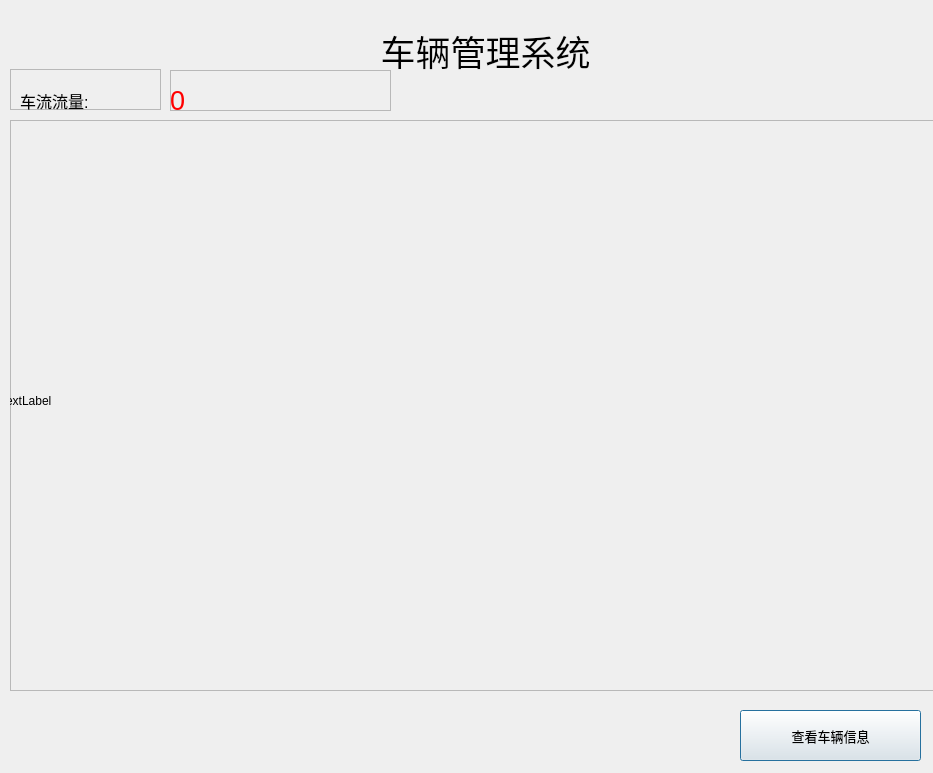
<?xml version="1.0" encoding="UTF-8"?>
<ui version="4.0">
 <class>Dialog</class>
 <widget class="QDialog" name="Dialog">
  <property name="geometry">
   <rect>
    <x>0</x>
    <y>0</y>
    <width>933</width>
    <height>773</height>
   </rect>
  </property>
  <property name="windowTitle">
   <string>Dialog</string>
  </property>
  <widget class="QFrame" name="frame">
   <property name="geometry">
    <rect>
     <x>10</x>
     <y>120</y>
     <width>971</width>
     <height>571</height>
    </rect>
   </property>
   <property name="frameShape">
    <enum>QFrame::StyledPanel</enum>
   </property>
   <property name="frameShadow">
    <enum>QFrame::Raised</enum>
   </property>
   <widget class="QLabel" name="video1">
    <property name="geometry">
     <rect>
      <x>-10</x>
      <y>20</y>
      <width>961</width>
      <height>521</height>
     </rect>
    </property>
    <property name="text">
     <string>TextLabel</string>
    </property>
   </widget>
  </widget>
  <widget class="QFrame" name="frame_5">
   <property name="geometry">
    <rect>
     <x>10</x>
     <y>69</y>
     <width>151</width>
     <height>41</height>
    </rect>
   </property>
   <property name="frameShape">
    <enum>QFrame::StyledPanel</enum>
   </property>
   <property name="frameShadow">
    <enum>QFrame::Raised</enum>
   </property>
  </widget>
  <widget class="QFrame" name="frame_6">
   <property name="geometry">
    <rect>
     <x>170</x>
     <y>70</y>
     <width>221</width>
     <height>41</height>
    </rect>
   </property>
   <property name="frameShape">
    <enum>QFrame::StyledPanel</enum>
   </property>
   <property name="frameShadow">
    <enum>QFrame::Raised</enum>
   </property>
   <widget class="QLabel" name="carnum">
    <property name="geometry">
     <rect>
      <x>0</x>
      <y>10</y>
      <width>211</width>
      <height>41</height>
     </rect>
    </property>
    <property name="font">
     <font>
      <pointsize>20</pointsize>
     </font>
    </property>
    <property name="styleSheet">
     <string notr="true">color:red
</string>
    </property>
    <property name="text">
     <string>0</string>
    </property>
   </widget>
  </widget>
  <widget class="QLabel" name="title">
   <property name="geometry">
    <rect>
     <x>170</x>
     <y>20</y>
     <width>631</width>
     <height>61</height>
    </rect>
   </property>
   <property name="font">
    <font>
     <pointsize>26</pointsize>
    </font>
   </property>
   <property name="text">
    <string>车辆管理系统</string>
   </property>
   <property name="alignment">
    <set>Qt::AlignCenter</set>
   </property>
  </widget>
  <widget class="QPushButton" name="check">
   <property name="geometry">
    <rect>
     <x>740</x>
     <y>710</y>
     <width>181</width>
     <height>51</height>
    </rect>
   </property>
   <property name="font">
    <font>
     <family>Arial</family>
     <pointsize>10</pointsize>
    </font>
   </property>
   <property name="autoFillBackground">
    <bool>false</bool>
   </property>
   <property name="text">
    <string>查看车辆信息</string>
   </property>
   <property name="checkable">
    <bool>false</bool>
   </property>
  </widget>
  <widget class="QLabel" name="label">
   <property name="geometry">
    <rect>
     <x>20</x>
     <y>80</y>
     <width>141</width>
     <height>41</height>
    </rect>
   </property>
   <property name="font">
    <font>
     <pointsize>12</pointsize>
    </font>
   </property>
   <property name="text">
    <string>车流流量:</string>
   </property>
  </widget>
 </widget>
 <resources/>
 <connections>
  <connection>
   <sender>check</sender>
   <signal>clicked()</signal>
   <receiver>Dialog</receiver>
   <slot>goto()</slot>
   <hints>
    <hint type="sourcelabel">
     <x>850</x>
     <y>735</y>
    </hint>
    <hint type="destinationlabel">
     <x>466</x>
     <y>386</y>
    </hint>
   </hints>
  </connection>
 </connections>
 <slots>
  <slot>goto()</slot>
 </slots>
</ui>
